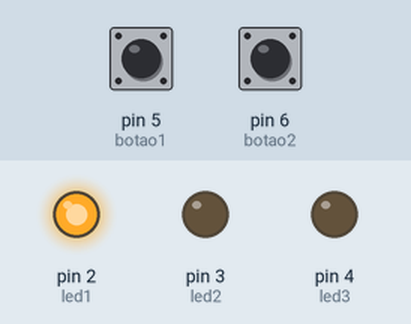
The sketch below on a simulated Arduino Uno, built with avr-gcc and run on an emulated ATmega328P. Shown: output pins drawn as LEDs (lit = HIGH). The inputs (shaded band) are chosen by the test bench; at power-on: pin 6 (botao2) HIGH, pin 5 (botao1) HIGH.

Above: at 0.7 s.
At 2.6 s:
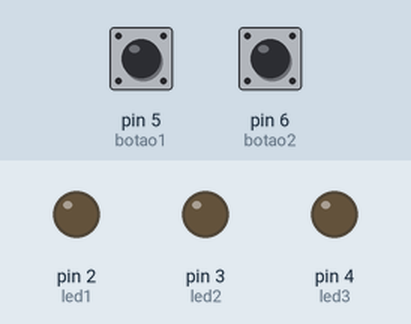
2.7 s: pin 6 (botao2) pulled LOW for 0.15 s
At 3.1 s:
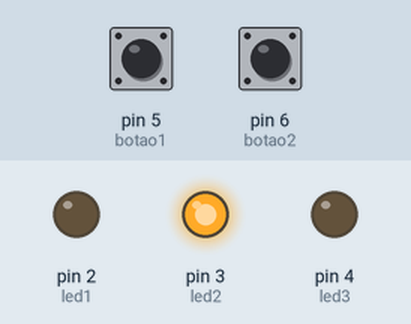
Timing chart, 0 to 5.7 s (numbered marks = the images above; inputs shaded):
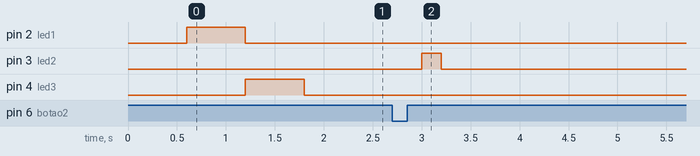

The sketch:

atividade_8.ino
```cpp
int led1 = 2;
int led2 = 3;
int led3 = 4;

int botao1 = 5;
int botao2 = 6;

int sequencia[3] = {1, 3, 2};
int tamanho = 3;

int entrada[3];
int indice = 0;

int fase = 0;

unsigned long tempoanterior = 0;
unsigned long tempoatual = 0;
int intervalo = 600;

int ultimoBotao1 = HIGH;
int ultimoBotao2 = HIGH;

int contadorCliques = 0;
unsigned long tempoClique = 0;
int tempoMaxClique = 300;

int etapa = 0;

void setup()
{
  pinMode(led1, OUTPUT);
  pinMode(led2, OUTPUT);
  pinMode(led3, OUTPUT);

  pinMode(botao1, INPUT_PULLUP);
  pinMode(botao2, INPUT_PULLUP);
}

void loop()
{
  tempoatual = millis();


  if (fase == 0) {
    if (tempoatual - tempoanterior >= intervalo) {
      tempoanterior = tempoatual;

      digitalWrite(led1, LOW);
      digitalWrite(led2, LOW);
      digitalWrite(led3, LOW);

      if (sequencia[etapa] == 1) digitalWrite(led1, HIGH);
      if (sequencia[etapa] == 2) digitalWrite(led2, HIGH);
      if (sequencia[etapa] == 3) digitalWrite(led3, HIGH);

      etapa++;

      if (etapa >= tamanho) {
        etapa = 0;
        fase = 1;

        digitalWrite(led1, LOW);
        digitalWrite(led2, LOW);
        digitalWrite(led3, LOW);
      }
    }
  }


  if (fase == 1) {

    int leitura1 = digitalRead(botao1);
    int leitura2 = digitalRead(botao2);

    if (ultimoBotao1 == HIGH && leitura1 == LOW) {
      entrada[indice] = 1;
      indice++;

      digitalWrite(led1, HIGH);
      delay(200);
      digitalWrite(led1, LOW);
    }

    if (ultimoBotao2 == HIGH && leitura2 == LOW) {
      contadorCliques++;
      tempoClique = millis();
    }

    if (contadorCliques > 0 && (millis() - tempoClique > tempoMaxClique)) {

      if (contadorCliques == 1) {
        entrada[indice] = 2;

        digitalWrite(led2, HIGH);
        delay(200);
        digitalWrite(led2, LOW);
      }

      if (contadorCliques == 2) {
        entrada[indice] = 3;

        digitalWrite(led3, HIGH);
        delay(200);
        digitalWrite(led3, LOW);
      }

      indice++;
      contadorCliques = 0;
    }

    ultimoBotao1 = leitura1;
    ultimoBotao2 = leitura2;


    if (indice == tamanho) {

      bool erro = false;

      for (int i = 0; i < tamanho; i++) {
        if (entrada[i] != sequencia[i]) {
          erro = true;
        }
      }

      digitalWrite(led1, LOW);
      digitalWrite(led2, LOW);
      digitalWrite(led3, LOW);

      if (erro) {
        digitalWrite(led1, HIGH);
        delay(600);
        digitalWrite(led1, LOW);
      } else {

        digitalWrite(led1, HIGH);
        digitalWrite(led2, HIGH);
        delay(600);
        digitalWrite(led1, LOW);
        digitalWrite(led2, LOW);
      }


      indice = 0;
      fase = 0;
    }
  }
}
```

Measured:
- after the input at 2.7 s, pin 3 (led2): LOW → HIGH after 0.30 s, → LOW 0.20 s later
